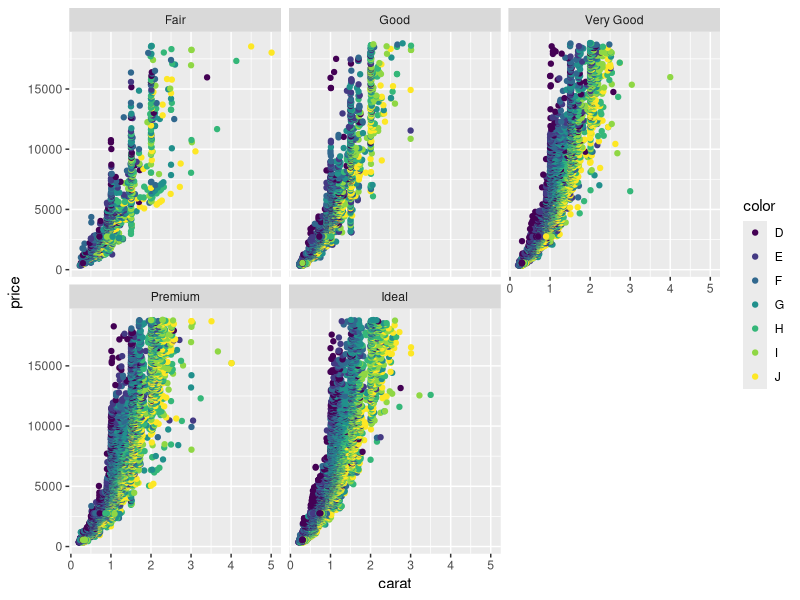
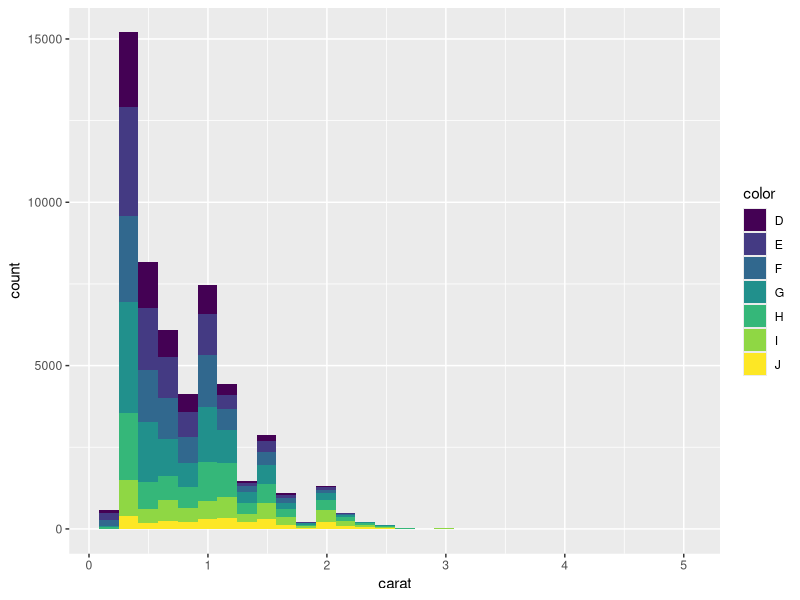
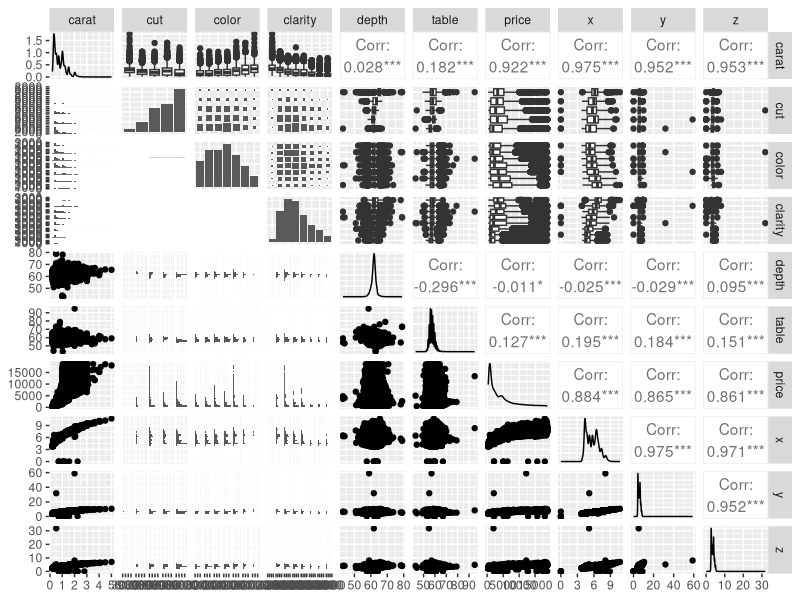

Here is the R script that generated these plots, in order:
## ---- chunk 1
knitr::opts_chunk$set(echo = FALSE)
library(tidyverse)
library(skimr)
library(GGally)
## ---- chunk 2

ggplot(data = diamonds, aes(x = carat, y = price)) +
  geom_point() +
  aes(color = color) +
  facet_wrap(~cut)
  
## ---- chunk 3
ggplot(data = diamonds, aes(x = carat, fill = color)) +
  geom_histogram() +
  aes(color = carat)
## ---- chunk 4
GGally::ggpairs(diamonds)
